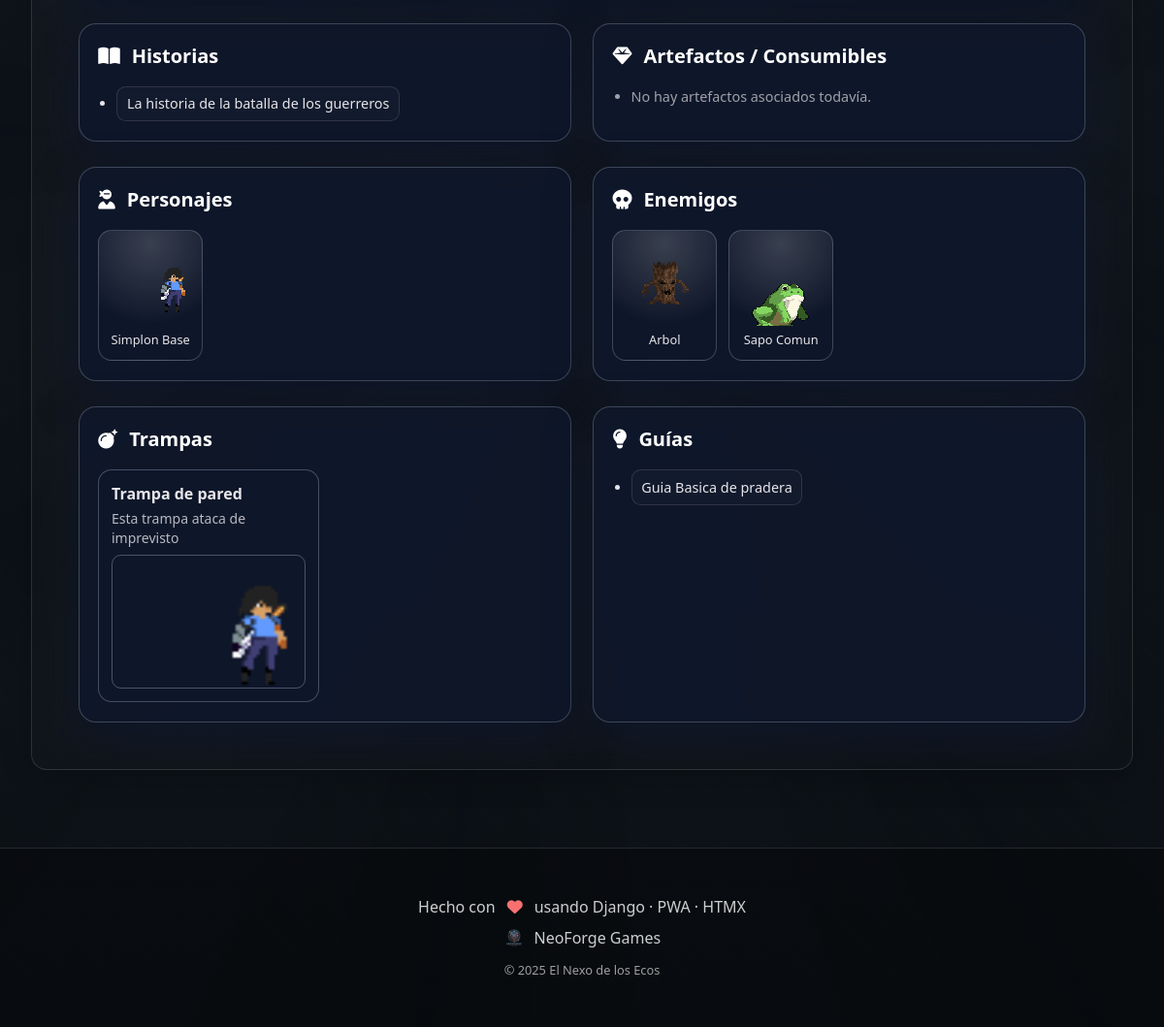
/codex/dominios/pradera-del-amanecer/ (lower part), run on an earlier commit of the app's database.
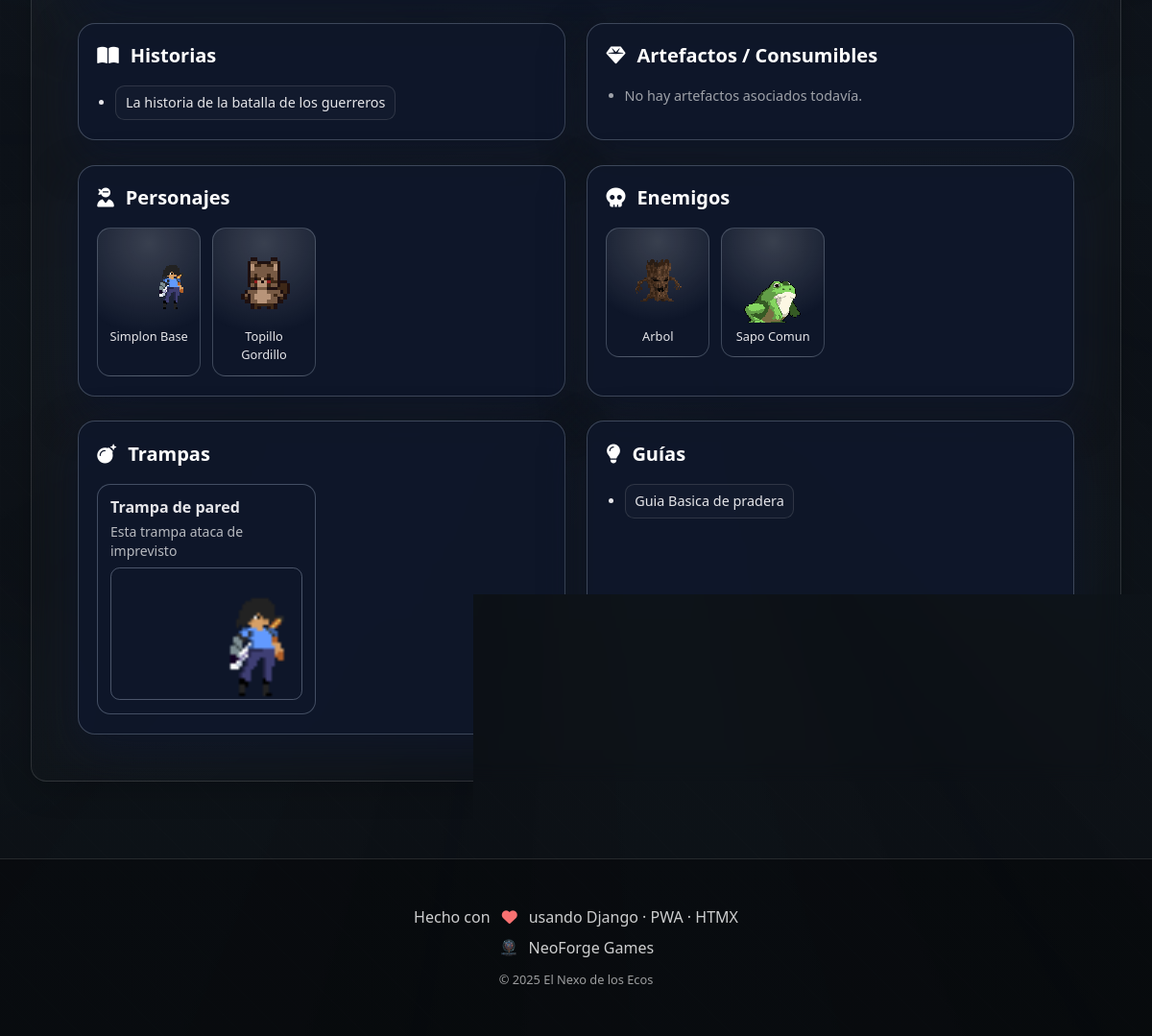
And on a later commit of the database.
### codex/models.py (models this page shows, shortened)
class LoreEntry(models.Model):
    title = models.CharField(max_length=140)
    slug = models.SlugField(max_length=160, unique=True)
    summary = models.TextField(blank=True)
    body = models.TextField()
    domain = models.ForeignKey(Domain, on_delete=models.SET_NULL, null=True, blank=True, related_name='lore')
    cover_image = models.ImageField(upload_to=upload_asset_file, blank=True, null=True)
    video_url = models.URLField(blank=True)
    gallery = models.ManyToManyField(Asset, blank=True)
    created = models.DateTimeField(auto_now_add=True)
    class Meta:
        ordering = ['title']
        verbose_name = "Historia"
        verbose_name_plural = "Historias"
    def get_absolute_url(self):
        return reverse('codex:lore_detail', args=[self.slug])

class Character(models.Model):
    name = models.CharField(max_length=120)
    slug = models.SlugField(max_length=160, unique=True)
    role = models.CharField(max_length=120, blank=True, help_text='Clase / rol')
    domain = models.ForeignKey(Domain, on_delete=models.SET_NULL, null=True, blank=True, related_name='characters')
    description = models.TextField(blank=True)
    playable = models.BooleanField(default=False)
    sprite_still = models.ImageField(upload_to=upload_character_image, blank=True, null=True, help_text='Sprite estático')
    sprite_gif = models.FileField(upload_to=upload_character_image, blank=True, null=True, help_text='Animación principal (GIF)')
    sprite_sheet = models.ImageField(upload_to=upload_character_image, blank=True, null=True, help_text='Sprite sheet (opcional)')
    sprite_meta = models.JSONField(blank=True, null=True, help_text='{"frame_w":32,"frame_h":32,"fps":12} (opcional)')
    video_url = models.URLField(blank=True)
    image_full = models.ImageField(upload_to=upload_character_image, blank=True, null=True)
    created = models.DateTimeField(auto_now_add=True)
    class Meta:
        ordering = ['name']
        verbose_name = "Personaje"
        verbose_name_plural = "Personajes"
    def get_absolute_url(self):
        return reverse('codex:character_detail', args=[self.slug])

class Enemy(models.Model):
    name = models.CharField(max_length=120)
    slug = models.SlugField(max_length=160, unique=True)
    domain = models.ForeignKey(Domain, on_delete=models.SET_NULL, null=True, blank=True, related_name='enemies')
    description = models.TextField(blank=True)
    behavior = models.TextField(blank=True, help_text='Comportamiento / ataques')
    sprite_still = models.ImageField(upload_to=upload_enemy_image, blank=True, null=True)
    sprite_gif = models.FileField(upload_to=upload_enemy_image, blank=True, null=True)
    image_full = models.ImageField(upload_to=upload_enemy_image, blank=True, null=True)
    video_url = models.URLField(blank=True)
    created = models.DateTimeField(auto_now_add=True)
    class Meta:
        ordering = ['name']
        verbose_name = "Enemigo"
        verbose_name_plural = "Enemigos"
    def get_absolute_url(self):
        return reverse('codex:enemy_detail', args=[self.slug])

class Trap(models.Model):
    domain = models.ForeignKey(Domain, related_name='traps', on_delete=models.CASCADE)
    title = models.CharField(max_length=140)
    description = models.TextField(blank=True)
    image = models.ImageField(upload_to=upload_trap_image, blank=True, null=True)
    gif = models.FileField(upload_to=upload_trap_image, blank=True, null=True)
    class Meta:
        ordering = ['domain__name', 'title']
        verbose_name = "Trampa"
        verbose_name_plural = "Trampas"

class Guide(models.Model):
    title = models.CharField(max_length=140)
    slug = models.SlugField(max_length=160, unique=True)  # <-- corregido: max_length
    summary = models.TextField(blank=True)
    body = models.TextField()
    domain = models.ForeignKey(Domain, on_delete=models.SET_NULL, null=True, blank=True, related_name='guides')
    related_artifacts = models.ManyToManyField(Artifact, blank=True)
    related_characters = models.ManyToManyField(Character, blank=True)
    related_enemies = models.ManyToManyField(Enemy, blank=True)
    tags = models.CharField(max_length=200, blank=True, help_text='comas: movilidad,combate,secretos')
    cover_image = models.ImageField(upload_to=upload_asset_file, blank=True, null=True)
    read_time = models.PositiveIntegerField(default=4, help_text='Minutos estimados')
    created = models.DateTimeField(auto_now_add=True)
    updated = models.DateTimeField(auto_now=True, db_index=True)  # <-- NUEVO
    class Meta:
        ordering = ['-updated', '-created', 'title']
        verbose_name = "Guía"
        verbose_name_plural = "Guías"
    def get_absolute_url(self):
        return reverse('codex:guide_detail', args=[self.slug])

### codex/views.py (the view)
# urls.py: path('dominios/<slug:slug>/', views.domain_detail, name='domain_detail'),
def domain_detail(request, slug):
    d = get_object_or_404(Domain, slug=slug)
    ctx = {
        "item": d,
        "lore": d.lore.all(),
        "characters": d.characters.all(),
        "enemies": d.enemies.all(),
        "artifacts": d.artifacts.all(),
        "traps": d.traps.all(),
        "guides": d.guides.all(),
    }
    return render(request, "codex/domain_detail.html", ctx)

### templates/codex/domain_detail.html (shortened to what this page needs)
{% extends "base.html" %}
{% load static %}
{% load news_extras %}
{% block content %}
<section id="domain-detail" class="section">
  <div class="domain-section-grid">
    <section class="domain-card">
      <h3 class="card-title"><i class="fa-solid fa-book-open mr-1"></i> Historias</h3>
      <ul class="domain-list list-disc">
        {% for x in lore %}
          <li><a class="link-soft" href="{{ x.get_absolute_url }}">{{ x.title }}</a></li>
        {% empty %}
          <li class="text-white/60">No hay historias registradas para este dominio.</li>
        {% endfor %}
      </ul>
    </section>
    <section class="domain-card">
      <h3 class="card-title"><i class="fa-solid fa-gem mr-1"></i> Artefactos / Consumibles</h3>
      <ul class="domain-list list-disc">
        {% for a in artifacts %}
          <li><a class="link-soft" href="{{ a.get_absolute_url }}">{{ a.name }}</a></li>
        {% empty %}
          <li class="text-white/60">No hay artefactos asociados todavía.</li>
        {% endfor %}
      </ul>
    </section>
  </div>
  <div class="domain-section-grid">
    <section class="domain-card">
      <h3 class="card-title"><i class="fa-solid fa-user-ninja mr-1"></i> Personajes</h3>
      <div class="domain-sprite-grid">
        {% for c in characters %}
          <a class="sprite-card" href="{{ c.get_absolute_url }}">
            <div class="sprite-thumb">
              {% if c.sprite_gif %}
                <img src="{{ c.sprite_gif.url }}" alt="{{ c.name }}">
              {% elif c.sprite_still %}
                <img src="{{ c.sprite_still.url }}" alt="{{ c.name }}">
              {% endif %}
            </div>
            <div class="sprite-name">{{ c.name }}</div>
          </a>
        {% empty %}
          <p class="text-white/60 mt-2">No hay personajes asignados a este dominio.</p>
        {% endfor %}
      </div>
    </section>
    <section class="domain-card">
      <h3 class="card-title"><i class="fa-solid fa-skull mr-1"></i> Enemigos</h3>
      <div class="domain-sprite-grid">
        {% for e in enemies %}
          <a class="sprite-card" href="{{ e.get_absolute_url }}">
            <div class="sprite-thumb">
              {% if e.sprite_gif %}
                <img src="{{ e.sprite_gif.url }}" alt="{{ e.name }}">
              {% elif e.sprite_still %}
                <img src="{{ e.sprite_still.url }}" alt="{{ e.name }}">
              {% endif %}
            </div>
            <div class="sprite-name">{{ e.name }}</div>
          </a>
        {% empty %}
          <p class="text-white/60 mt-2">No hay enemigos definidos en este dominio.</p>
        {% endfor %}
      </div>
    </section>
  </div>
  <div class="domain-section-grid">
    <section class="domain-card">
      <h3 class="card-title"><i class="fa-solid fa-bomb mr-1"></i> Trampas</h3>
      <div class="trap-grid">
        {% for t in traps %}
          <article class="trap-card">
            <strong>{{ t.title }}</strong>
            <p class="text-white/70 text-sm mt-1">{{ t.description }}</p>
            {% if t.gif %}
              <img src="{{ t.gif.url }}" alt="{{ t.title }}">
            {% elif t.image %}
              <img src="{{ t.image.url }}" alt="{{ t.title }}">
            {% endif %}
          </article>
        {% empty %}
          <p class="text-white/60 mt-2">No hay trampas registradas para este dominio.</p>
        {% endfor %}
      </div>
    </section>
    <section class="domain-card">
      <h3 class="card-title"><i class="fa-solid fa-lightbulb mr-1"></i> Guías</h3>
      <ul class="domain-list list-disc">
        {% for g in guides %}
          <li><a class="link-soft" href="{{ g.get_absolute_url }}">{{ g.title }}</a></li>
        {% empty %}
          <li class="text-white/60">Aún no hay guías para este dominio.</li>
        {% endfor %}
      </ul>
    </section>
  </div>
</section>
{% endblock %}

### templates/base.html (shortened to what this page needs)
{% load static %}
<!doctype html>
<html lang="es" class="h-full bg-[#0b0f14] text-zinc-200" data-domain="tiempo">
  <head>
    <script src="https://cdn.tailwindcss.com"></script>
    <link rel="stylesheet" href="https://cdnjs.cloudflare.com/ajax/libs/font-awesome/6.5.2/css/all.min.css">
    <link rel="stylesheet" href="{% static 'css/theme.css' %}">
  </head>
  <body class="min-h-full antialiased font-sans">
    <div class="nx-bg" aria-hidden="true">
      <div class="nx-grad"></div>
      <div class="nx-fog"></div>
      <div class="nx-grid"></div>
      <div class="nx-orbs"></div>
      <div class="nx-particles" id="particles"></div>
    </div>
    <main class="nexo-container">
      {% block content %}{% endblock %}
    </main>
    <footer class="nexo-footer">
      <div class="footer-content">
        <p class="footer-text">
          Hecho con <i class="fa-solid fa-heart text-red-400 mx-1"></i> usando Django · PWA · HTMX
        </p>
        <p class="footer-text" style="gap:.6rem">
          <img src="{% static 'core/icons/NeoForceGames.png' %}" alt="NeoForge Games" style="height:22px;width:auto;vertical-align:middle">
          <span>NeoForge Games</span>
        </p>
        <small class="footer-copyright">© {% now "Y" %} El Nexo de los Ecos</small>
      </div>
    </footer>
  </body>
</html>

### static/css/theme.css (style rules this page uses)
:root { --coal:#0b0f14; --ink:#0f1520; --text:#e6e6ea; --line:rgba(255,255,255,.12); --accent:#d2b26a; --brand:#a88bd4; --space-xs:.5rem; --space-sm:1rem; --space-md:1.5rem; --space-lg:2rem; --space-xl:3rem; --radius-sm:.5rem; --radius-md:.75rem; --radius-lg:1rem; --transition-fast:.2s ease; --transition-normal:.3s ease; --transition-slow:.5s ease; }
html[data-domain="niebla"] { --accent:#a88bd4; --brand:#c9b3ee; }
* { box-sizing:border-box; margin:0; padding:0 }
html,body { height:100% }
body { background:var(--coal); color:var(--text); font-family: ui-sans-serif,system-ui,-apple-system,BlinkMacSystemFont,'Segoe UI',Roboto,sans-serif; line-height:1.6; overflow-x:hidden; }
.nexo-container { max-width:1200px; margin:0 auto; padding:var(--space-lg); position:relative; z-index:2; min-height:calc(100vh - 140px) }
.section { margin:var(--space-xl) 0; padding:var(--space-xl); border-radius:var(--radius-lg); border:1px solid var(--line); background:linear-gradient(145deg,rgba(255,255,255,.03),rgba(255,255,255,.01)); backdrop-filter:blur(10px); box-shadow:0 8px 32px rgba(0,0,0,.2); position:relative; overflow:hidden }
.section::before { content:''; position:absolute; top:0; left:0; right:0; height:1px; background:linear-gradient(90deg,transparent,var(--accent),transparent) }
.card-title { font-size:1.25rem; font-weight:700; color:#fff; margin-bottom:var(--space-sm); display:flex; align-items:center; gap:var(--space-xs) }
.nexo-footer { border-top:1px solid var(--line); background:rgba(0,0,0,.3); padding:var(--space-xl) var(--space-md); position:relative; z-index:2 }
.footer-content { max-width:1200px; margin:0 auto; text-align:center }
.footer-text { color:rgba(255,255,255,.8); margin-bottom:var(--space-xs); display:flex; align-items:center; justify-content:center; gap:var(--space-xs) }
.footer-copyright { color:rgba(255,255,255,.6) }
.nx-bg { position:fixed; inset:0; z-index:0; pointer-events:none; overflow:hidden }
.nx-grad { position:absolute; inset:-10vh; background: linear-gradient(180deg,var(--ink),var(--coal)), radial-gradient(60% 40% at 20% 20%, color-mix(in oklab,var(--brand) 20%,transparent), transparent 70%), radial-gradient(50% 35% at 80% 70%, color-mix(in oklab,var(--accent) 22%,transparent), transparent 70%); animation:grad-shift 40s ease-in-out infinite; opacity:.9 }
.nx-fog { position:absolute; inset:-15vh; background-image: radial-gradient(160px 100px at 20% 30%, rgba(255,255,255,.06), transparent 65%), radial-gradient(200px 140px at 75% 65%, rgba(255,255,255,.07), transparent 65%); background-repeat:no-repeat; background-size:45% 45%,55% 55%; animation:fog-move 70s linear infinite; opacity:.4 }
.nx-grid { position:absolute; inset:0; background-image: repeating-linear-gradient(45deg, rgba(255,255,255,.04) 0 1px, transparent 1px 30px), repeating-linear-gradient(-45deg, rgba(255,255,255,.03) 0 1px, transparent 1px 35px); animation:grid-scroll 100s linear infinite; opacity:.12 }
.nx-orbs { position:absolute; inset:-12vh; background: radial-gradient(200px 200px at 12% 75%, color-mix(in oklab,var(--brand) 12%,transparent), transparent 75%), radial-gradient(240px 240px at 88% 18%, color-mix(in oklab,var(--accent) 12%,transparent), transparent 75%), conic-gradient(from 10deg at 50% 50%, rgba(255,255,255,.08) 0deg, transparent 20deg, rgba(255,255,255,.08) 40deg, transparent 60deg, rgba(255,255,255,.08) 80deg, transparent 100deg, rgba(255,255,255,.08) 120deg, transparent 140deg, rgba(255,255,255,.08) 160deg, transparent 180deg, rgba(255,255,255,.08) 200deg, transparent 220deg, rgba(255,255,255,.08) 240deg, transparent 260deg, rgba(255,255,255,.08) 280deg, transparent 300deg, rgba(255,255,255,.08) 320deg, transparent 340deg); mix-blend-mode:plus-lighter; animation:orbs-spin 80s linear infinite; opacity:.15; mask-image:radial-gradient(130% 130% at 50% 50%, black 50%, transparent 100%) }
.nx-particles { position:absolute; inset:0 }
.link-soft { display:inline-flex; align-items:center; gap:.4rem; padding:.4rem .6rem; border-radius:.6rem; border:1px solid rgba(255,255,255,.12); background: rgba(255,255,255,.02); transition: transform var(--transition-fast), border-color var(--transition-fast), background var(--transition-fast); }

What changed in the data, as far as the page shows it:
added Character: sprite_gif (picture), name "Topillo Gordillo"
